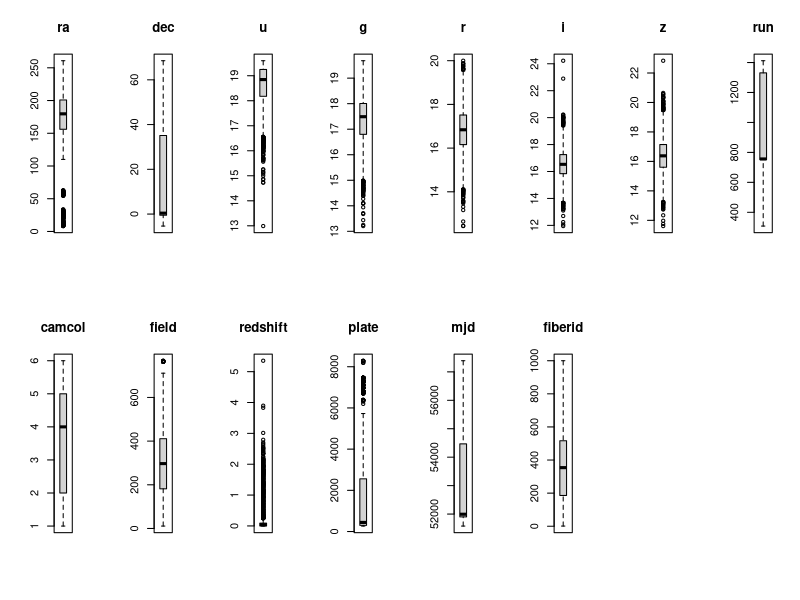

Reproduce this figure in R. (Note: this script raises an error after producing the figure.)
library(MASS)
library(leaps)
library(kernlab)
library(caret)
library(corrplot)

data <- read.csv(file="astronomy_train.csv", header = TRUE, sep = ",")

head(data)
nbdata <- nrow(data)

createDataPartition <- function(data, nb) {
  set.seed(1729)
  smp_size <- floor(0.80 * nb)
  train_ind <- sample(seq_len(nb), size = smp_size)
  train <- data[train_ind,]
  test <- data[-train_ind,]
  train
  returnList <- list("train" = train, "test" = test)
  return(returnList)
}


accuracy = function(confusion_matrix){
  sum(diag(confusion_matrix)/(sum(rowSums(confusion_matrix)))) * 100
}

#type of data we will use
sapply(data, class)
#type of classes
levels(data$class)
#distrib
percentage <- prop.table(table(data$class)) * 100
cbind(freq=table(data$class), percentage=percentage)
# => lot of galaxy (avg 50% and few QSO 9%)

uselessName <- c("rerun", "objid", "specobjid")
#dropping useless column
data <- data[,!names(data) %in% uselessName]

data$class <- as.factor(data$class)

outputData <- data[,11]
predictorData <- data[,-11]

par(mfrow=c(2,8))
for(i in 1:16) {
  boxplot(predictorData[,i], main=names(predictorData)[i])
}
par(mfrow=c(1,1))
plot(outputData)
featurePlot(x=predictorData, y=outputData, plot="box")

#first pass through different algorithm
#KNN, LDA, QDA, LOGIC REG, RANDOM FOREST, SVM


trainAndTest <- createDataPartition(data, nbdata)
train.data <- trainAndTest$train
test.data <- trainAndTest$test


fit.lda <- lda(class ~ ., train.data)

pred.lda <- predict(fit.lda, newdata=test.data)

conf.lda <- table(test.data$class, pred.lda$class)

err.lda <- 100-accuracy(conf.lda)
err.lda #8.8%
